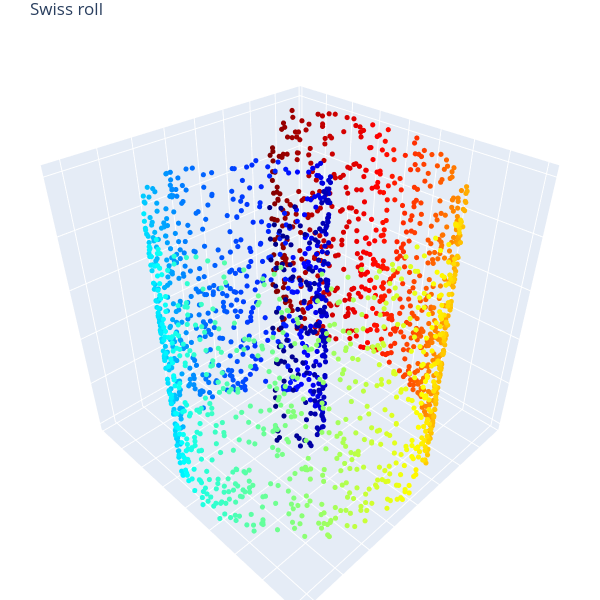

Here is the notebook cell this chart was saved with:
### Code cell
Xvis, Yvis, Zvis = X_roll[:,0], X_roll[:,1], X_roll[:,2]
Ccolor = ['rgb('+str(c[0]*255)+', '+str(c[1]*255)+', '+str(c[2]*255)+')' for c in Cgt_roll]

# 3D Visualization
data = go.Scatter3d(x=Xvis, y=Yvis, z=Zvis, mode='markers', marker=dict(size=3, color=Ccolor, colorscale='jet', opacity=1)) # data as points
fig = go.Figure(data=[data]) 
fig.update_layout(margin=dict(l=0, r=0, b=0, t=30, pad=0)) # tight layout but t=25 required for showing title 
fig.update_layout(autosize=False, width=600, height=600, title_text="Swiss roll") # figure size and title
fig.update_layout(scene = dict(zaxis = dict(showgrid = True, showticklabels = False), zaxis_title = ' ') ) # no range values, no axis name, grid on
fig.update_layout(scene = dict(yaxis = dict(showgrid = True, showticklabels = False), yaxis_title = ' ') ) # no range values, no axis name, grid on
fig.update_layout(scene = dict(xaxis = dict(showgrid = True, showticklabels = False), xaxis_title = ' ') ) # no range values, no axis name, grid on
fig.layout.scene.aspectratio = {'x':1, 'y':1, 'z':1}
fig.show()

### Figure 1 — Plotly figure (JSON) as saved in the notebook; plotly's stock layout.template omitted (floating-point values rounded to 4 significant figures; data arrays with more than 128 entries replaced by an {"elided": "..."} marker saying what was removed)
{"data": [{"marker": {"color": {"elided": "2048 str values"}, "colorscale": [[0, "rgb(0,0,131)"], [0.2, "rgb(0,60,170)"], [0.4, "rgb(5,255,255)"], [0.6, "rgb(255,255,0)"], [0.8, "rgb(250,0,0)"], [1, "rgb(128,0,0)"]], "opacity": 1, "size": 3}, "mode": "markers", "type": "scatter3d", "x": {"elided": "2048 float values"}, "y": {"elided": "2048 float values"}, "z": {"elided": "2048 float values"}}], "layout": {"autosize": false, "height": 600, "margin": {"b": 0, "l": 0, "pad": 0, "r": 0, "t": 30}, "scene": {"aspectratio": {"x": 1, "y": 1, "z": 1}, "xaxis": {"showgrid": true, "showticklabels": false, "title": {"text": " "}}, "yaxis": {"showgrid": true, "showticklabels": false, "title": {"text": " "}}, "zaxis": {"showgrid": true, "showticklabels": false, "title": {"text": " "}}}, "title": {"text": "Swiss roll"}, "width": 600}}
